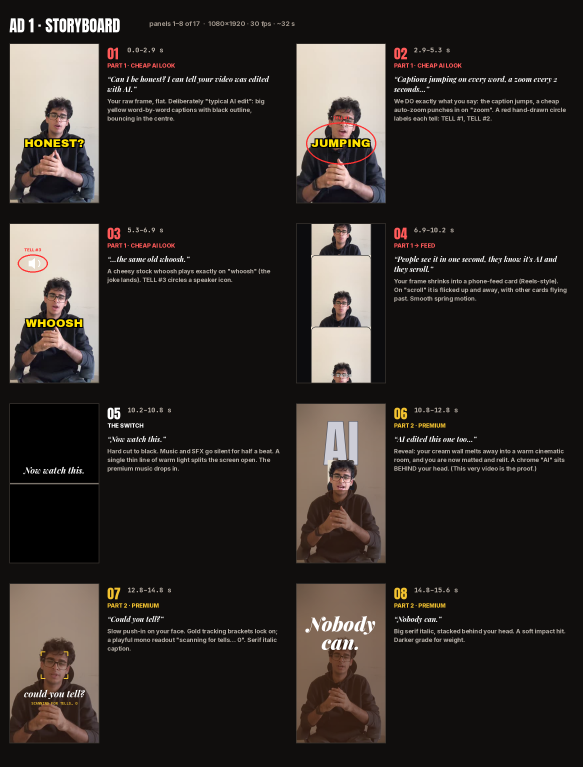
#> input picture vibe-editing-reel/ad1/storyboard_1.png, 1748 x 2300 px (shown at 1/3 size)
$ python -i ad3.py   (imports and definitions only)
#> lines starting #> are read from the running program, lines starting #| are printed output that depends on the picture
### vibe-editing-reel/v3kit/vkit.py
"""Shared v3 animation engine (generalised from ad4v2/animate.py): timing on word times, easing, text animators,
per-theme real-room grades, transitions and a multiprocess frame runner. Each ad's scenes live in adN.py."""
import sys, os, json, math, numpy as np, cv2
from functools import lru_cache
from PIL import Image, ImageDraw, ImageFilter, ImageChops, ImageFont
HERE = os.path.dirname(os.path.abspath(__file__)); ROOT = os.path.join(HERE, '..'); sys.path.insert(0, os.path.join(ROOT, 'ad4v2'))
import mg
from mg import W, H, paste_shadow, rrect_img, tilt, phone, cheap_caps, chip, ellipse_pts, torn_strip, noise
F3 = os.path.join(ROOT, 'assets', 'fonts3'); FPS = 30
SC = os.environ.get('ADS_SCRATCH', '/tmp/claude-0/-home-user-experiments/67b3db71-a2b5-52d4-baa7-e442b86ff3f9/scratchpad/ads')
_F3 = {'inst': 'instrument-serif-latin-400-normal', 'insti': 'instrument-serif-latin-400-italic', 'play': 'playfair-display-latin-400-normal', 'playi': 'playfair-display-latin-400-italic',
       'play6': 'playfair-display-latin-600-normal', 'play6i': 'playfair-display-latin-600-italic', 'play8': 'playfair-display-latin-800-normal', 'play8i': 'playfair-display-latin-800-italic',
       'corm3': 'cormorant-garamond-latin-300-normal', 'corm3i': 'cormorant-garamond-latin-300-italic', 'corm5': 'cormorant-garamond-latin-500-normal', 'corm5i': 'cormorant-garamond-latin-500-italic',
       'corm6': 'cormorant-garamond-latin-600-normal', 'corm6i': 'cormorant-garamond-latin-600-italic', 'dms': 'dm-serif-display-latin-400-normal', 'dmsi': 'dm-serif-display-latin-400-italic',
       'sg4': 'space-grotesk-latin-400-normal', 'sg5': 'space-grotesk-latin-500-normal', 'sg7': 'space-grotesk-latin-700-normal', 'jb4': 'jetbrains-mono-latin-400-normal', 'jb7': 'jetbrains-mono-latin-700-normal'}
_ID = '/usr/share/fonts/opentype/inter'
_INTER = {'ithin': 'InterDisplay-Thin', 'ilight': 'InterDisplay-Light', 'ireg': 'InterDisplay-Regular', 'imed': 'InterDisplay-Medium', 'isemi': 'InterDisplay-SemiBold', 'ibold': 'InterDisplay-Bold',
          'ixb': 'InterDisplay-ExtraBold', 'iblack': 'InterDisplay-Black', 'ilighti': 'InterDisplay-LightItalic', 'iblacki': 'InterDisplay-BlackItalic'}
# [5 lines left out: function F, not called in this run]
# ---------------- easing ----------------
cl = lambda v, a=0., b=1.: max(a, min(b, v)); inv = lambda a, b, v: cl((v - a) / (b - a)) if b != a else float(v >= a)
eo = lambda t: 1 - (1 - t) ** 3; eo5 = lambda t: 1 - (1 - t) ** 5; eio = lambda t: 4 * t ** 3 if t < .5 else 1 - (-2 * t + 2) ** 3 / 2
ei = lambda t: t ** 3
def spring(t, k=7, w=9): return 1. if t >= 1 else 1 - math.exp(-k * t) * math.cos(w * t)
def backo(t, c=1.5): return 1 + (c + 1) * (t - 1) ** 3 + c * (t - 1) ** 2
lerp = lambda a, b, t: a + (b - a) * t
def mixc(a, b, t): return tuple(int(lerp(x, y, t)) for x, y in zip(a, b))
# ---------------- ad context ----------------
class C: pass
def setup(ad, look, face=(540, 800), frame_cx=.5):
    C.ad = ad; C.E = json.load(open(f'{ROOT}/{ad}/edl.json')); C.WD = C.E['words']; C.N = C.E['nframes']; C.SPEECH = C.E['speech']
    C.look = look; C.face = face; C.cx = frame_cx; C.src_id = open(f'{ROOT}/{ad}/SOURCE_ID').read().strip()
def OS(i): return C.WD[i]['os'] - .03
def OE(i): return C.WD[i]['oe']
def src(t):
    t = min(t, C.SPEECH - 1 / FPS); return C.E['frames'][min(C.N - 1, max(0, int(round(t * FPS))))]
# [4 lines left out: function raw, not called in this run]
# ---------------- grades (real room, per theme) ----------------
@lru_cache(None)
def _grid(): return np.mgrid[0:H, 0:W].astype(np.float32)
LOOKS = {  # win: face-light strength, top: top-of-frame darkening, k: filmic shoulder, con: contrast, hi/sh: split tone, lift: black lift, sat, vig
 'warm':  dict(win=(.46, .46), top=.62, k=1.55, con=1.18, hi=(.07, .015, -.07), sh=(-.01, 0, .018), lift=0, sat=1.02, vig=.45),
 'glass': dict(win=(.50, .44), top=.55, k=1.5, con=1.16, hi=(-.05, -.005, .06), sh=(-.03, .01, .07), lift=.0, sat=.92, vig=.5),
 'film':  dict(win=(.62, .34), top=.30, k=1.3, con=1.02, hi=(.06, .03, -.03), sh=(.03, .015, -.01), lift=.07, sat=.86, vig=.28),
 'lux':   dict(win=(.30, .58), top=.82, k=1.7, con=1.24, hi=(.09, .04, -.06), sh=(.0, -.005, -.01), lift=0, sat=.95, vig=.6),
 'clean': dict(win=(.80, .22), top=.14, k=1.25, con=1.08, hi=(.015, .01, 0), sh=(-.01, 0, .02), lift=.01, sat=1.0, vig=.16),
}
# [19 lines left out: functions grade, zoom, not called in this run]
def graded(t, z=1.0, cy=0., cx=None, look=None):
    return zoom(Image.fromarray(grade(raw(t), seed=int(t * 30), look=look)), z, C.cx if cx is None else cx, .42 + cy)
# [9 lines left out: function alpha, not called in this run]
@lru_cache(None)
def _faces(ad):
    d = json.load(open(f'{SC}/bake/{ad}/faces.json')); return {int(k): v for k, v in d.items()}
# [10 lines left out: functions face_at, block, not called in this run]
# ---------------- strokes ----------------
@lru_cache(None)
def chalk_tex(): return Image.fromarray(((np.random.default_rng(77).random((H, W)) > .28) * 255).astype(np.uint8))
# [10 lines left out: function stroke, not called in this run]
def curve_pts(p0, p1, bend, n=40):
    (x0, y0), (x1, y1) = p0, p1; mx, my = (x0 + x1) / 2 - (y1 - y0) * bend, (y0 + y1) / 2 + (x1 - x0) * bend
    return [((1 - t) ** 2 * x0 + 2 * (1 - t) * t * mx + t * t * x1, (1 - t) ** 2 * y0 + 2 * (1 - t) * t * my + t * t * y1) for t in np.linspace(0, 1, n)]
# [12 lines left out: functions arrow, layer_text, not called in this run]
def text_w(s, f, track=0): return f.getlength(s) + track * max(0, len(s) - 1)
# [9 lines left out: function put_text, not called in this run]
def stamp(im, xy, s, f, fill, t0, t, track=0, from_scale=1.35, dur=.28, shadow=0., anchor='m', shadow_col=(0, 0, 0)):
    if t < t0: return
    p = eo5(cl((t - t0) / dur)); put_text(im, xy, s, f, fill, anchor, track, cl(p * 1.4), shadow, scale=lerp(from_scale, 1, p), shadow_col=shadow_col)
# [31 lines left out: functions rise, write_on, cap_words, not called in this run]
def place(im, layer, cx, cy, shadow=.5, blur=40, off=(0, 40)):
    paste_shadow(im, layer, (int(cx - layer.size[0] / 2), int(cy - layer.size[1] / 2)), blur, shadow, off)
# [4 lines left out: function scaled, not called in this run]
def rounded_mask(w, h, r):
    m = Image.new('L', (w * 2, h * 2), 0); ImageDraw.Draw(m).rounded_rectangle((0, 0, w * 2 - 1, h * 2 - 1), r * 2, fill=255); return m.resize((w, h), Image.LANCZOS)
def grain(im, s=4, seed=0):
    a = np.asarray(im).astype(np.int16) + np.random.default_rng(seed).normal(0, s, (H, W, 1)).astype(np.int16); return Image.fromarray(np.clip(a, 0, 255).astype(np.uint8))
def vignette(im, k=.45): return mg.vignette(im, k)
# ---------------- glass ----------------
# [47 lines left out: functions glass, push, blend_tr, make_frame, not called in this run]
_FR = None
def _work(a): return _FR(*a)
# [12 lines left out: function run, not called in this run]

### vibe-editing-reel/v3kit/ad3.py
"""Ad 3 — "The first time I edited with AI"  ·  THEME: PINTEREST EDITORIAL  ·  oat paper + espresso + clay
Journal / scrapbook language: Instrument Serif, Caveat handwriting, polaroids with washi tape, warm film grade, light-leak dissolves."""
import math, numpy as np
from functools import lru_cache
from PIL import Image, ImageDraw, ImageFilter
import vkit as K
import mg
from vkit import W, H, F, OS, cl, inv, eo, eo5, eio, spring, backo, lerp, mixc, place, scaled, put_text, stamp, rise, cap_words, rounded_mask, write_on
# [1 line not run here, left out]
OAT = (236, 227, 212); LINEN = (247, 242, 233); ESP = (50, 37, 30); CLAY = (176, 96, 60); MUTE = (140, 122, 106); TAPE = (226, 210, 180)
# [1 line that did not run here, left out]
# [7 lines left out: function paper, not called in this run]
def bg(t, seed=3): return K.grain(paper(seed).copy(), 3, int(t * 24))
def tape(w=190, h=54, seed=1, rot=0):
    r = np.random.default_rng(seed); im = Image.new('RGBA', (w, h), TAPE + (178,)); d = ImageDraw.Draw(im)
    for x in range(0, w, 3): d.line([(x, 0), (x, h)], fill=TAPE + (int(160 + r.integers(0, 40)),))
    m = Image.new('L', (w, h), 255); dm = ImageDraw.Draw(m)
    for side in (0, w - 1):
        for y in range(0, h, 6): o = int(r.integers(0, 8)); dm.rectangle((side - o if side else 0, y, side if side else o, y + 6), fill=0)
    im.putalpha(Image.fromarray(np.minimum(np.asarray(im.split()[3]), np.asarray(m)))); return im.rotate(rot, expand=True, resample=Image.BICUBIC)
def polaroid(photo, pw=600, ph=640, caption=None, cap_p=1., seed=1, tapes=True):
    fw, fh = pw + 56, ph + 150; fr = Image.new('RGBA', (fw, fh), (250, 248, 243, 255)); d = ImageDraw.Draw(fr)
    fr.paste(photo.resize((pw, ph), Image.LANCZOS) if photo.size != (pw, ph) else photo, (28, 28)); d.rectangle((28, 28, 28 + pw, 28 + ph), outline=(225, 220, 212), width=1)
    if caption and cap_p > 0:
        L, lw, lh = K.layer_text(caption, F('hand', 58)); q = eo(cl(cap_p)); m = np.zeros((lh, lw), np.uint8); m[:, :int(lw * q)] = 255; L = Image.fromarray(np.minimum(np.asarray(L), m))
        fr.paste(ESP, (int(fw / 2 - lw / 2), int(ph + 28 + 62 - lh / 2)), L)
    if tapes:
        t1 = tape(200, 56, seed, -8); fr2 = Image.new('RGBA', (fw + 60, fh + 60)); fr2.paste(fr, (30, 40)); fr2.alpha_composite(t1, (fw // 2 - t1.size[0] // 2 + 30, 6)); return fr2
    return fr
def take_crop(t, w, h, z=1.0):
    g = K.graded(t, z); fx, fy = K.C.face; s = max(w / W, h / H) * 1.25; im = g.resize((int(W * s), int(H * s)), Image.LANCZOS)
    ox = int(np.clip(fx * s - w / 2, 0, im.size[0] - w)); oy = int(np.clip(fy * s - h * .46, 0, im.size[1] - h)); return im.crop((ox, oy, ox + w, oy + h))
# [9 lines left out: functions drop, serif_title, not called in this run]
def label(im, t, s, t0, y=230):
    if t >= t0: put_text(im, (W / 2, y), s, F('ilight', 28), MUTE, track=8, alpha=eo(cl((t - t0) / .5)))
CAP = dict(c=ESP, acc=CLAY, shadow=.35, shadow_col=(250, 244, 232), mode='blur', dist=20, dur=.32)
# [5 lines left out: function caps, not called in this run]
def strike(im, x0, x1, y, p, col=CLAY, w=7, seed=3):
    K.stroke(im, [(x0 + (x1 - x0) * u, y + math.sin(u * 9 + seed) * 4) for u in np.linspace(0, 1, 30)], eo(p), w, col, seed, 2, 245)
# ================================ SCENES ================================
# [31 lines left out: functions s_hook, s_hurt, old_edit, s_cheap, not called in this run]
TOOLS = [('✂', 'cut app'), ('Aa', 'captions'), ('♪', 'music'), ('✦', 'AI tool')]
RULES = [('captions', 'one phrase at a time'), ('camera', 'slow, motivated'), ('colour', 'real, warm, filmic'), ('sound', 'quiet, designed')]
# [66 lines left out: functions s_tools, s_watch, note, s_editor, s_timeline, pbutton and 1 more, not called in this run]
END_T = None
# [7 lines left out: function s_end, not called in this run]
# [11 lines that did not run here, left out]
# [1 line that did not run here, left out]
# [5 lines left out: function CUES, not called in this run]
# [2 lines not run here, left out]

>>> from PIL import Image
>>> picture = Image.open('../ad1/storyboard_1.png')
#> picture is the input picture: PIL image 1748x2300 RGB; mean R, G, B 47.5, 42, 38.6
>>> result = polaroid(picture)
#> in polaroid, `fr = Image.new('RGBA', (fw, fh), (250, 248, 243, 255))`:
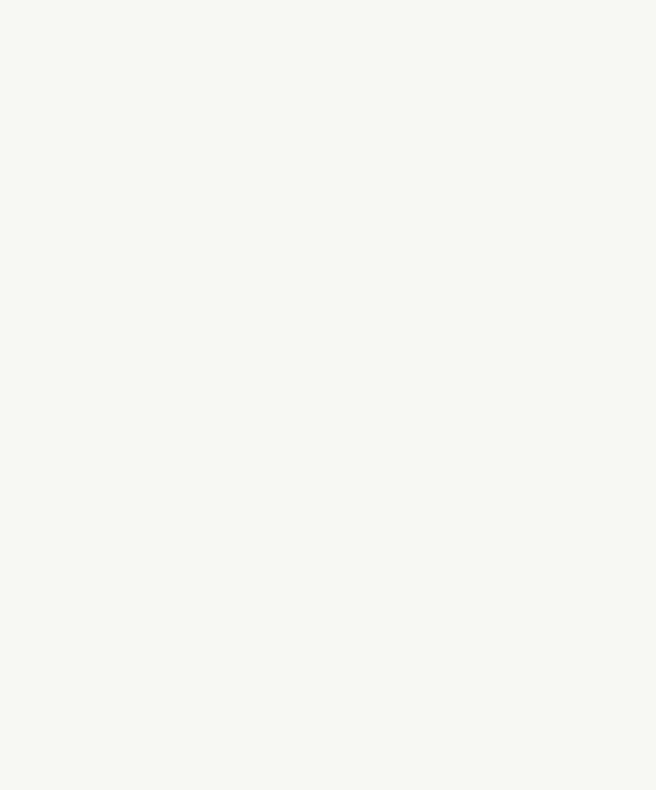
#> fr: PIL image 656x790 RGBA; mean R, G, B, A 250, 248, 243, 255
#> in polaroid, `fr.paste(photo.resize((pw, ph), Image.LANCZOS) if photo.size != (pw, p`:
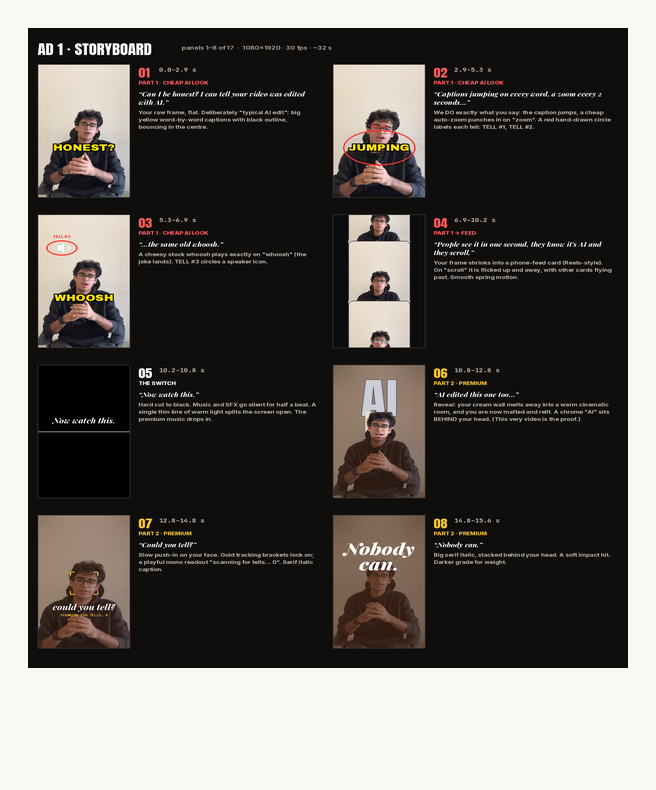
#> fr: PIL image 656x790 RGBA; mean R, G, B, A 99.9, 95.4, 91.5, 255
#> in tape, `im = Image.new('RGBA', (w, h), TAPE + (178,))`:
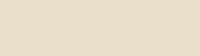
#> im: PIL image 200x56 RGBA; mean R, G, B, A 226, 210, 180, 178; transparent parts drawn white
#> in tape, `m = Image.new('L', (w, h), 255)`: m: PIL image 200x56 L; every value is 255
#> in tape, `im.putalpha(Image.fromarray(np.minimum(np.asarray(im.split()[3]), np.a`:
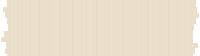
#> im: PIL image 200x56 RGBA; mean R, G, B, A 226, 210, 180, 169.4; transparent parts drawn white
#> in tape, `return im.rotate(rot, expand=True, resample=Image.BICUBIC)`:
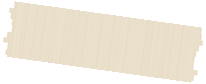
#> returned value: PIL image 206x84 RGBA; mean R, G, B, A 139.8, 130, 111.3, 109.5; transparent parts drawn white
#> in polaroid, `fr2 = Image.new('RGBA', (fw + 60, fh + 60))`: fr2: PIL image 716x850 RGBA; every value is 0
#> in polaroid, `fr2.paste(fr, (30, 40))`:
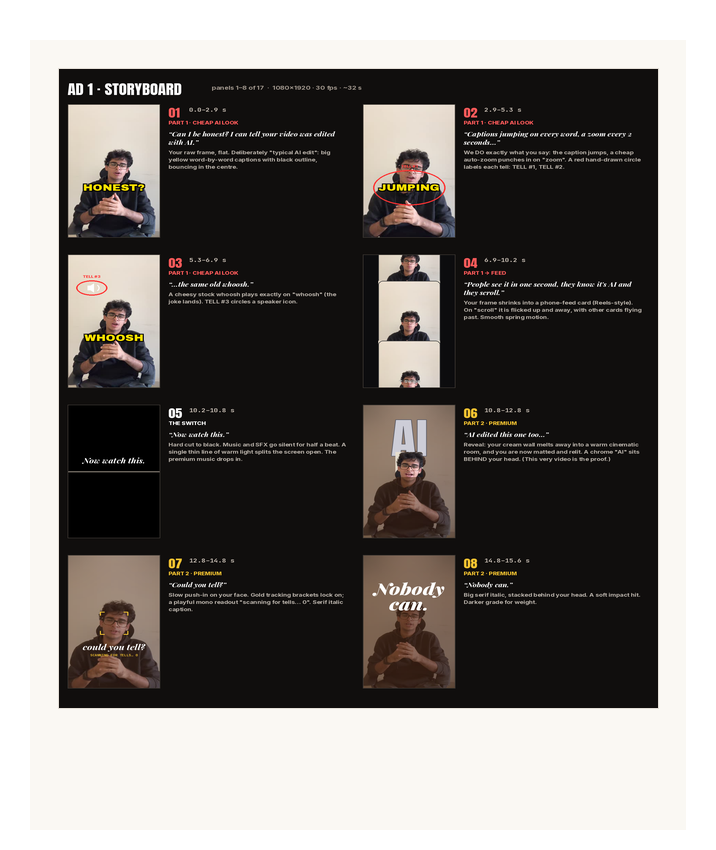
#> fr2: PIL image 716x850 RGBA; mean R, G, B, A 85.4, 81.6, 78.3, 217.1; transparent parts drawn white

$ run again, on vibe-editing-reel/ad4v2/board_3.png
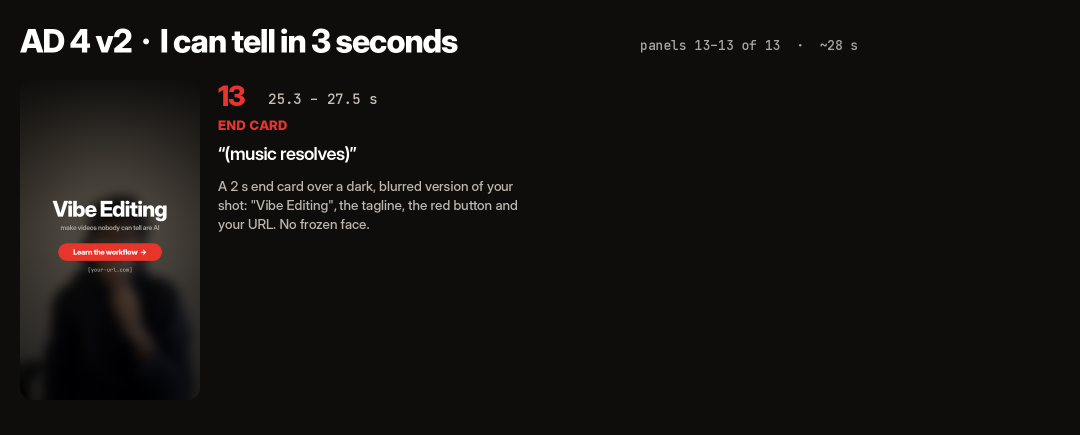
#> input picture vibe-editing-reel/ad4v2/board_3.png, 2160 x 870 px (shown at 1/2 size)
#> picture is the input picture: PIL image 2160x870 RGB; mean R, G, B 21.9, 19.8, 18.5
#> in polaroid, `fr.paste(photo.resize((pw, ph), Image.LANCZOS) if photo.size != (pw, p`:
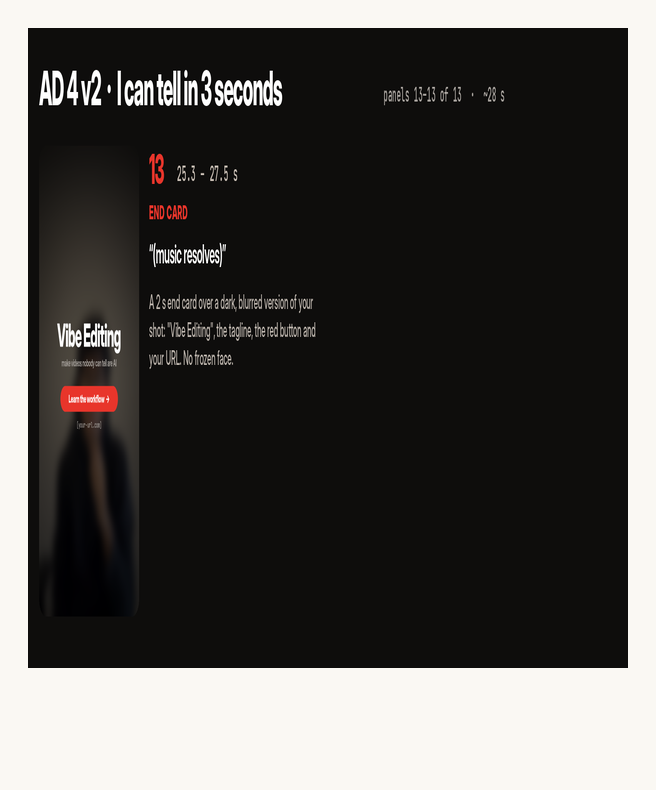
#> fr: PIL image 656x790 RGBA; mean R, G, B, A 81, 78.9, 76.6, 255
#> m: PIL image 200x56 L; every value is 255
#> fr2: PIL image 716x850 RGBA; every value is 0
#> in polaroid, `fr2.paste(fr, (30, 40))`:
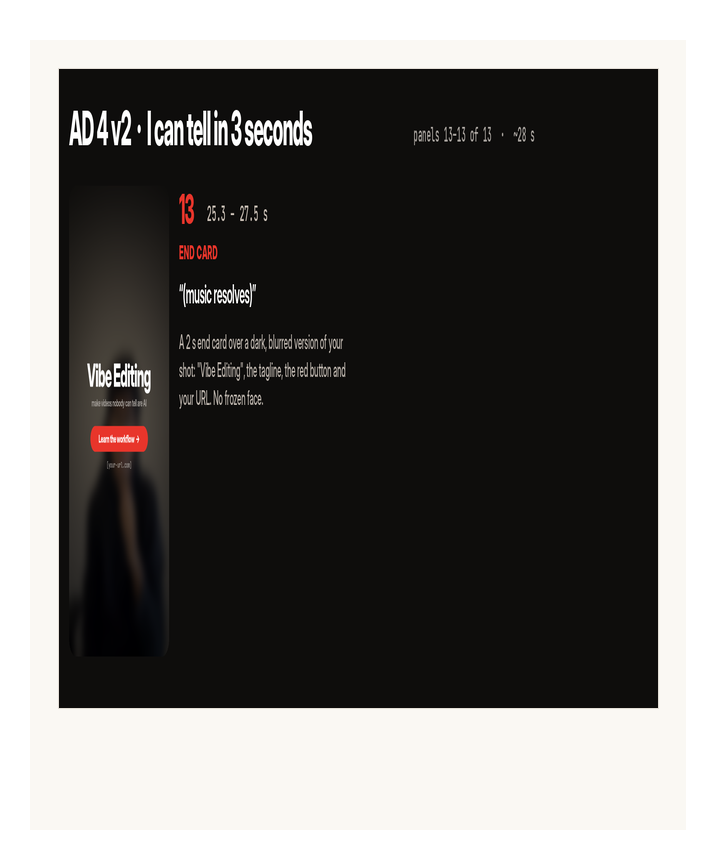
#> fr2: PIL image 716x850 RGBA; mean R, G, B, A 69.3, 67.5, 65.6, 217.1; transparent parts drawn white
